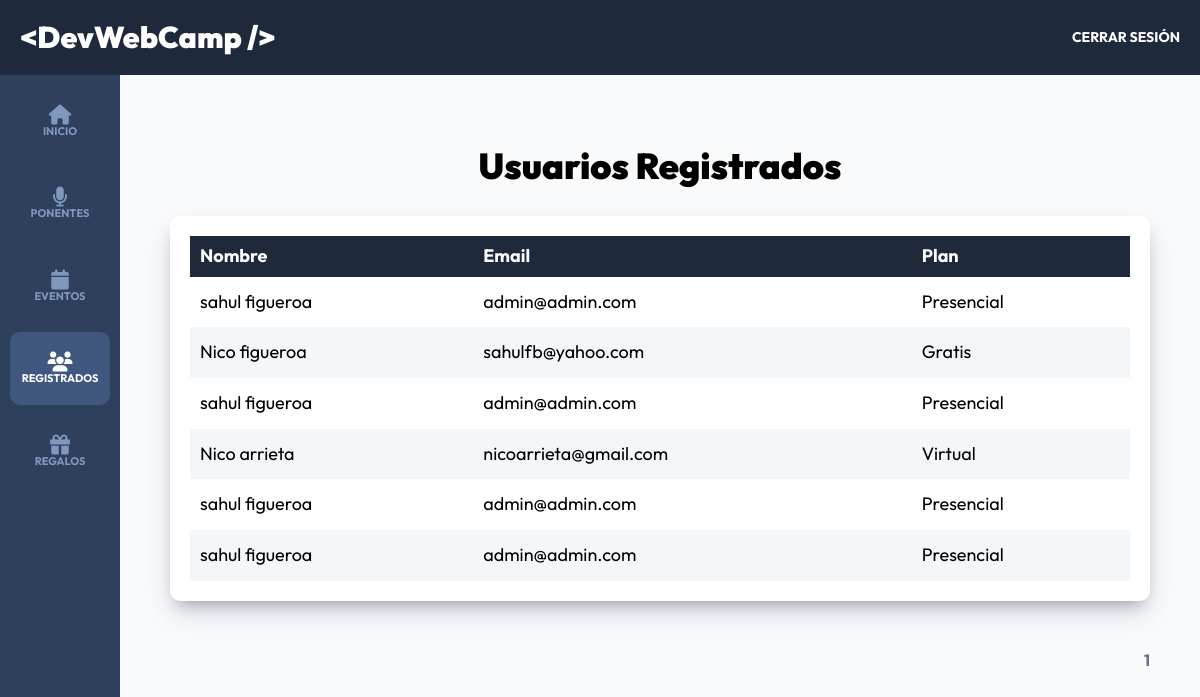
Screenshot of /admin/registrados?page=1 (signed in) with the database file from the repository.
### tables this page shows
CREATE TABLE `registros` (
  `id` int NOT NULL AUTO_INCREMENT,
  `paquete_id` int DEFAULT NULL,
  `pago_id` varchar(30) DEFAULT NULL,
  `token` varchar(8) DEFAULT NULL,
  `usuario_id` int DEFAULT NULL,
  `regalo_id` int DEFAULT NULL,
  PRIMARY KEY (`id`),
  KEY `usuarioId` (`usuario_id`),
  KEY `paquete_id` (`paquete_id`),
  KEY `registros_FK` (`regalo_id`),
  CONSTRAINT `registros_FK` FOREIGN KEY (`regalo_id`) REFERENCES `regalos` (`id`),
  CONSTRAINT `registros_ibfk_1` FOREIGN KEY (`usuario_id`) REFERENCES `usuarios` (`id`),
  CONSTRAINT `registros_ibfk_2` FOREIGN KEY (`paquete_id`) REFERENCES `paquetes` (`id`)
);

CREATE TABLE `usuarios` (
  `id` int NOT NULL AUTO_INCREMENT,
  `nombre` varchar(40) DEFAULT NULL,
  `apellido` varchar(40) DEFAULT NULL,
  `email` varchar(40) DEFAULT NULL,
  `password` varchar(60) DEFAULT NULL,
  `confirmado` tinyint(1) DEFAULT NULL,
  `token` varchar(13) DEFAULT NULL,
  `admin` tinyint(1) DEFAULT NULL,
  PRIMARY KEY (`id`)
);

CREATE TABLE `paquetes` (
  `id` int NOT NULL AUTO_INCREMENT,
  `nombre` varchar(30) DEFAULT NULL,
  PRIMARY KEY (`id`)
);

### controllers/RegistradosController.php (called while the page is built, shortened)
<?php
class RegistradosController {
    public static function index(Router $router){
        $pagina_actual= $_GET['page'];
        $pagina_actual= filter_var($pagina_actual,FILTER_VALIDATE_INT);
        $registros_por_pagina=10;
       $total= Registro::total();
        $paginacion= new Paginacion($pagina_actual,$registros_por_pagina,$total);
        $registros= Registro::paginar($registros_por_pagina,$paginacion->offset());
        foreach($registros as $registro){
            $registro->usuario= Usuario::find($registro->usuario_id);
            $registro->paquete= Paquete::find($registro->paquete_id);
        }
        $router->render('admin/registrados/index',[
            'titulo'=> 'Usuarios Registrados',
            'registros'=> $registros,
            'paginacion'=> $paginacion->paginacion()
        ]);
    }
}

### public/index.php (called while the page is built, shortened)
<?php
$router = new Router();
$router->get('/login', [AuthController::class, 'login']);
$router->post('/login', [AuthController::class, 'login']);
$router->post('/logout', [AuthController::class, 'logout']);
$router->get('/registro', [AuthController::class, 'registro']);
$router->post('/registro', [AuthController::class, 'registro']);
$router->get('/olvide', [AuthController::class, 'olvide']);
$router->post('/olvide', [AuthController::class, 'olvide']);
$router->get('/reestablecer', [AuthController::class, 'reestablecer']);
$router->post('/reestablecer', [AuthController::class, 'reestablecer']);
$router->get('/mensaje', [AuthController::class, 'mensaje']);
$router->get('/confirmar-cuenta', [AuthController::class, 'confirmar']);
$router->get('/admin/dashboard', [DashboardController::class, 'index']);
$router->get('/admin/ponentes', [PonentesController::class, 'index']);
$router->get('/admin/ponentes/crear', [PonentesController::class, 'crear']);
$router->post('/admin/ponentes/crear', [PonentesController::class, 'crear']);
$router->get('/admin/ponentes/editar', [PonentesController::class, 'editar']);
$router->post('/admin/ponentes/editar', [PonentesController::class, 'editar']);
$router->post('/admin/ponentes/eliminar', [PonentesController::class, 'eliminar']);
$router->get('/admin/eventos', [EventosController::class, 'index']);
$router->get('/admin/eventos/crear', [EventosController::class, 'crear']);
$router->post('/admin/eventos/crear', [EventosController::class, 'crear']);
$router->get('/admin/eventos/editar', [EventosController::class, 'editar']);
$router->post('/admin/eventos/editar', [EventosController::class, 'editar']);
$router->post('/admin/eventos/eliminar', [EventosController::class, 'eliminar']);
$router->get('/api/eventos-horario', [APIEventos::class, 'index']);
$router->get('/api/ponentes', [APIPonentes::class, 'index']);
$router->get('/api/ponente', [APIPonentes::class, 'ponente']);
$router->get('/api/regalos', [APIRegalos::class, 'index']);
$router->get('/admin/registrados', [RegistradosController::class, 'index']);
$router->get('/admin/regalos', [RegalosController::class, 'index']);
$router->get('/finalizar-registro', [RegistroController::class, 'crear']);
$router->post('/finalizar-registro/gratis', [RegistroController::class, 'gratis']);
$router->post('/finalizar-registro/pagar', [RegistroController::class, 'pagar']);
$router->get('/finalizar-registro/conferencias', [RegistroController::class, 'conferencias']);
$router->post('/finalizar-registro/conferencias', [RegistroController::class, 'conferencias']);
$router->get('/boleto', [RegistroController::class, 'boleto']);
$router->get('/', [PaginasController::class, 'index']);
$router->get('/devwebcamp', [PaginasController::class, 'evento']);
$router->get('/paquetes', [PaginasController::class, 'paquetes']);
$router->get('/workshops-conferencias', [PaginasController::class, 'conferencias']);
$router->get('/404', [PaginasController::class, 'error']);
$router->comprobarRutas();

### models/ActiveRecord.php (called while the page is built, shortened)
<?php
class ActiveRecord {
    protected static $db;
    protected static $tabla = '';
    public static function setDB($database) {
        self::$db = $database;
    }
    public static function consultarSQL($query) {
        $resultado = self::$db->query($query);
        $array = [];
        while($registro = $resultado->fetch_assoc()) {
            $array[] = static::crearObjeto($registro);
        }
        return $array;
    }
    protected static function crearObjeto($registro) {
        $objeto = new static;
        foreach($registro as $key => $value ) {
            if(property_exists( $objeto, $key  )) {
                $objeto->$key = $value;
            }
        }
        return $objeto;
    }
    public static function find($id) {
        $query = "SELECT * FROM " . static::$tabla  ." WHERE id = ${id}";
        $resultado = self::consultarSQL($query);
        return array_shift( $resultado ) ;
    }
    public static function paginar($por_pagina, $offset) {
        $query = "SELECT * FROM " . static::$tabla . " ORDER BY id DESC LIMIT ${por_pagina} OFFSET ${offset}" ;
        $resultado = self::consultarSQL($query);
        return $resultado ;
    }
    public static function total($columna = '', $valor = '') {
        $query = "SELECT COUNT(*) FROM " . static::$tabla;
        $resultado = self::$db->query($query);
        $total= $resultado->fetch_array();
        return array_shift($total);
    }
}

### views/admin/registrados/index.php (the view)
<h2 class="dashboard__heading"><?php echo $titulo;?></h2>
<div class="dashboard__contenedor">
<?php if(!empty($registros)){?>
    <table class="table">
        <thead class="table__thead">
            <tr>
                <th scope="col" class="table__th">Nombre</th>
                <th scope="col" class="table__th">Email</th>
                <th scope="col" class="table__th">Plan</th>
            </tr>
        </thead>
        <tbody>
            <div class="table__tbody">
            <?php foreach($registros as $registro):?>
                <tr class="table__tr">
                    <td class="table__td">
                        <?php echo $registro->usuario->nombre . " " . $registro->usuario->apellido; ?>
                    </td>
                    <td class="table__td">
                        <?php echo $registro->usuario->email; ?>
                    </td>
                    <td class="table__td">
                        <?php echo $registro->paquete->nombre; ?>
                    </td>
                </tr>
                <?php endforeach;?>
            </div>
        </tbody>
    </table>
    <?php }else{?>
        <p class="text-center">No Hay Registros Aún</p>
    <?php };?>
</div>
<?php echo $paginacion;?>

### public/build/css/app.css (style rules this page uses)
html { line-height: 1.15; -webkit-text-size-adjust: 100%; }
body { margin: 0; }
html { font-size: 62.5%; box-sizing: border-box; height: 100%; }
*, *:before, *:after { box-sizing: inherit; }
body { font-family: "Outfit", sans-serif; font-size: 1.8rem; }
h1, h2, h3 { font-family: "Outfit", sans-serif; font-weight: 900; margin: 2rem 0; }
h2 { font-size: 3.6rem; }
[class$=__heading] { font-family: "Outfit", sans-serif; font-weight: 900; margin: 2rem 0; margin: 6rem 0 3rem 0; text-align: center; }
.dashboard { height: 100%; display: flex; flex-direction: column; background-color: #F8FAFC; }
.dashboard__contenedor, .dashboard__formulario { box-shadow: rgba(50, 50, 93, 0.25) 0px 13px 27px -5px, rgba(0, 0, 0, 0.3) 0px 8px 16px -8px; background-color: #FFFFFF; padding: 2rem; border-radius: 1rem; }
.table { width: 100%; border-collapse: collapse; }
.table__thead { background-color: #1E293B; color: #FFFFFF; }
.table__th { padding: 1rem; text-align: left; }
.table__tr:nth-of-type(even) { background-color: #f4f7fa; }
.table__td, .table__td--acciones { padding: 1.5rem 1rem; }

### rows the page displays
registros: usuario.nombre "sahul", usuario.apellido "figueroa", usuario.email "admin@admin.com", paquete.nombre "Presencial"
registros: usuario.nombre "Nico", usuario.apellido "figueroa", usuario.email "sahulfb@yahoo.com", paquete.nombre "Gratis"
registros: usuario.nombre "sahul", usuario.apellido "figueroa", usuario.email "admin@admin.com", paquete.nombre "Presencial"
registros: usuario.nombre "Nico", usuario.apellido "arrieta", usuario.email "nicoarrieta@gmail.com", paquete.nombre "Virtual"
registros: usuario.nombre "sahul", usuario.apellido "figueroa", usuario.email "admin@admin.com", paquete.nombre "Presencial"
usuarios: nombre "sahul", apellido "figueroa", email "admin@admin.com"
paquetes: nombre "Presencial"

### other values shown
$titulo "Usuarios Registrados"
